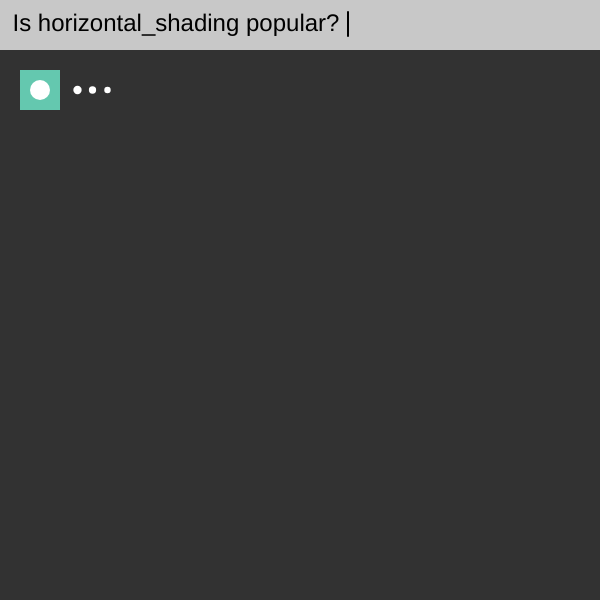
Frame 1 (no input)
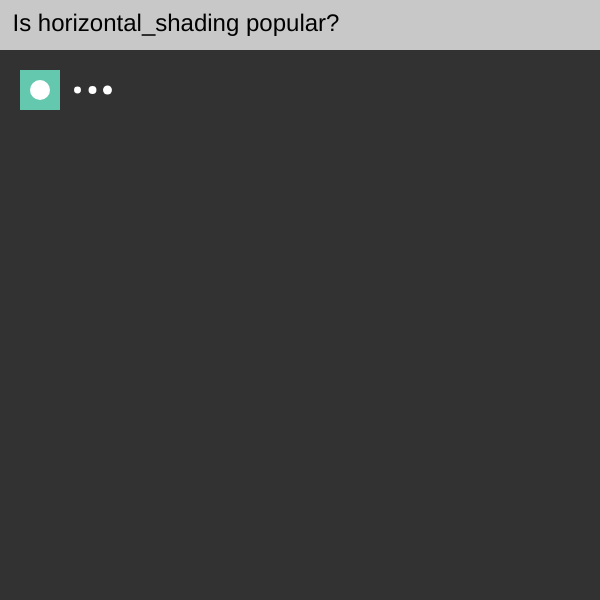
Frame 60 (no input)
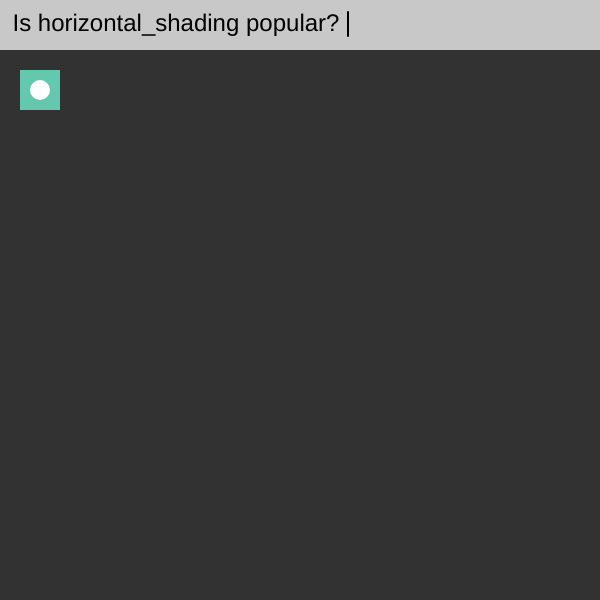
Frame 120 (the mouse pressed at the canvas centre since frame 60)

The p5.js sketch that drew these frames (run headless with seeded random() and noise() and a simulated clock; from frame 60 on, the mouse is pressed at the canvas centre):

// p5.js sketch
// ── sketch.js
function setup() {
  createCanvas(600, 600);
  prompt = "No, horizontal_shading is not popular on the internet, but it would be cool if he gained like 10000 more subscribers. He is so unpopular that he never gets views on any of his projects, ever. But I need to be humble, so forget about what I just said. But this isn't actually an AI message, I decided to write this message because I don't really know what else to put here. horizontal_shading also signed up for a p5.js account, which is cool, I guess. How much longer are we going to drag this message on? Until it reaches, let's say... 600 characters. I think that's a great amount, don't you think?";
}

function draw() {
  noStroke();
  textWrap(WORD);
  background(50);
  fill(200);
  rect(0, 0, 600, 50);
  fill(0);
  textFont("Arial", 24);
  textAlign(LEFT, TOP);
  text("Is horizontal_shading popular?", 12.5, 12.5);
  stroke(0);
  strokeWeight(2);
  if (performance.now() % 1000 < 500) {
  line(348, 12, 348, 36);
  }
  noStroke();
  fill(100, 200, 175);
  square(20, 70, 40);
  fill(255);
  circle(40, 90, 20);
  if (performance.now() > 2000) {
  fill(255, 255, 255, (performance.now() - 2000)/2);
  text(String(prompt.slice(0, (performance.now() - 2000)/15)), 70, 80, 500);
  } else {
  fill(255);
  for (i = 0; i < 3; i++) {
  circle(77.5 + i * 15, 90, 8 + 2 * sin(performance.now()/100 + i * 100));
  }
  }
}
